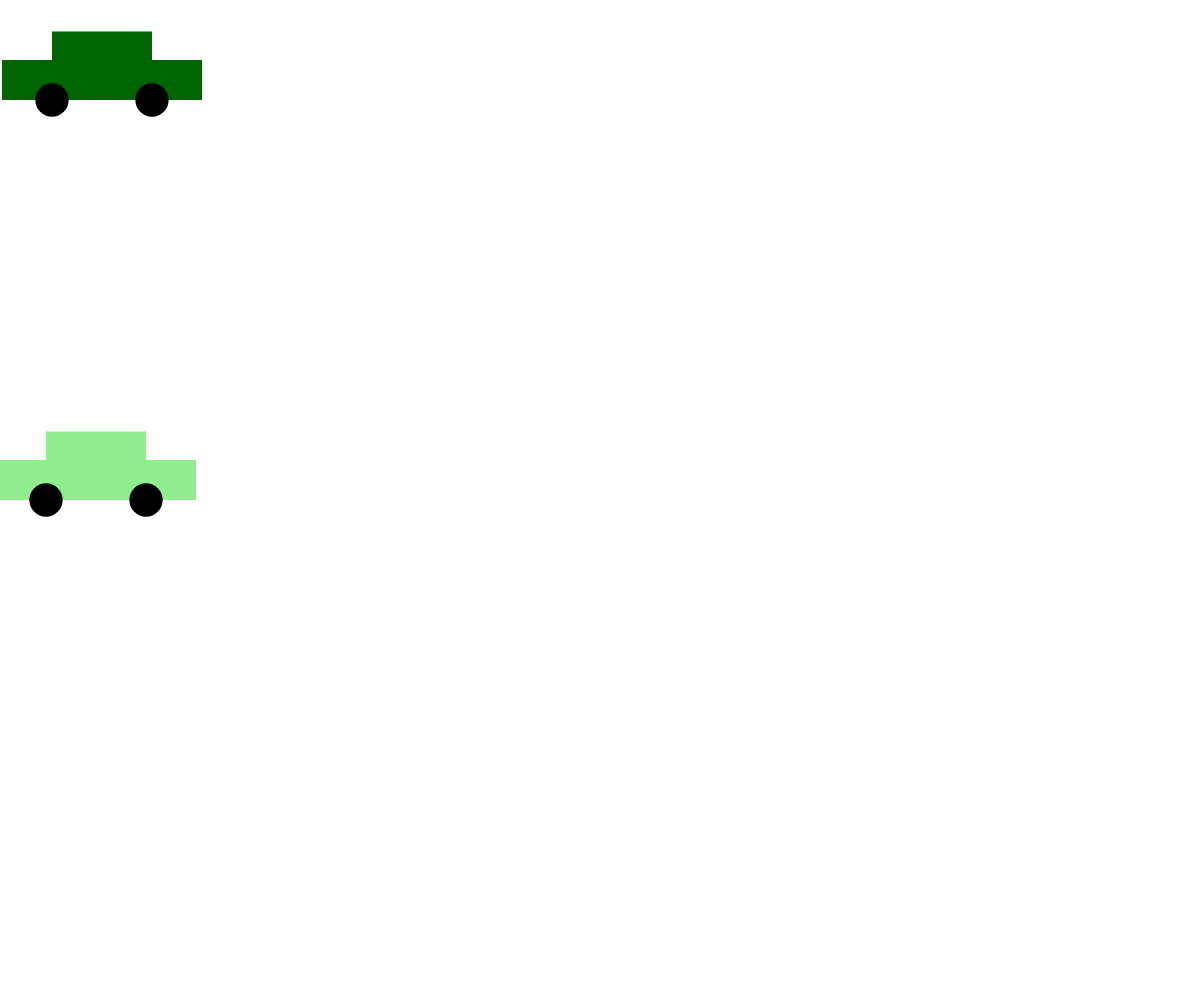
Frame 1 (no input)
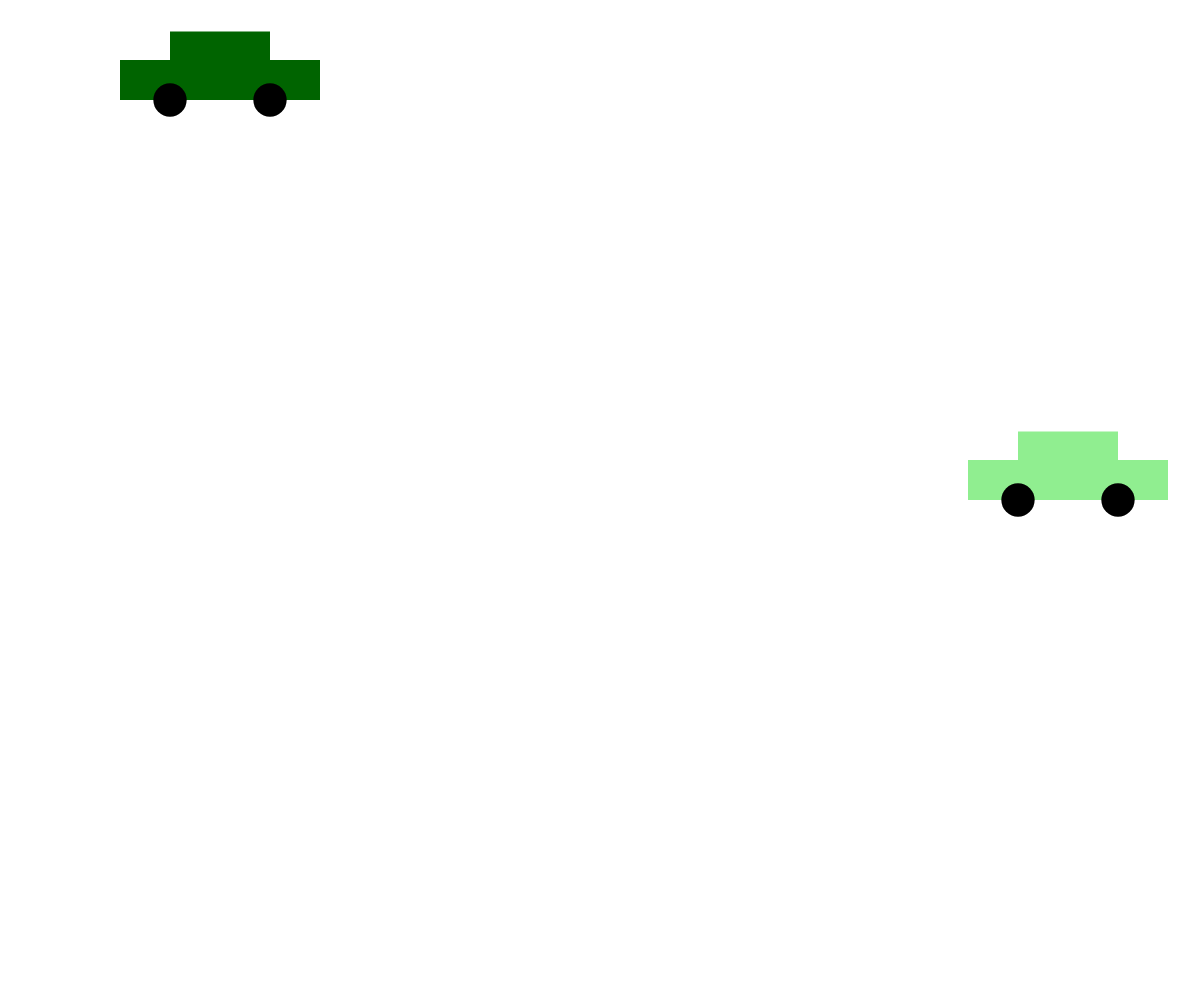
Frame 60 (no input)
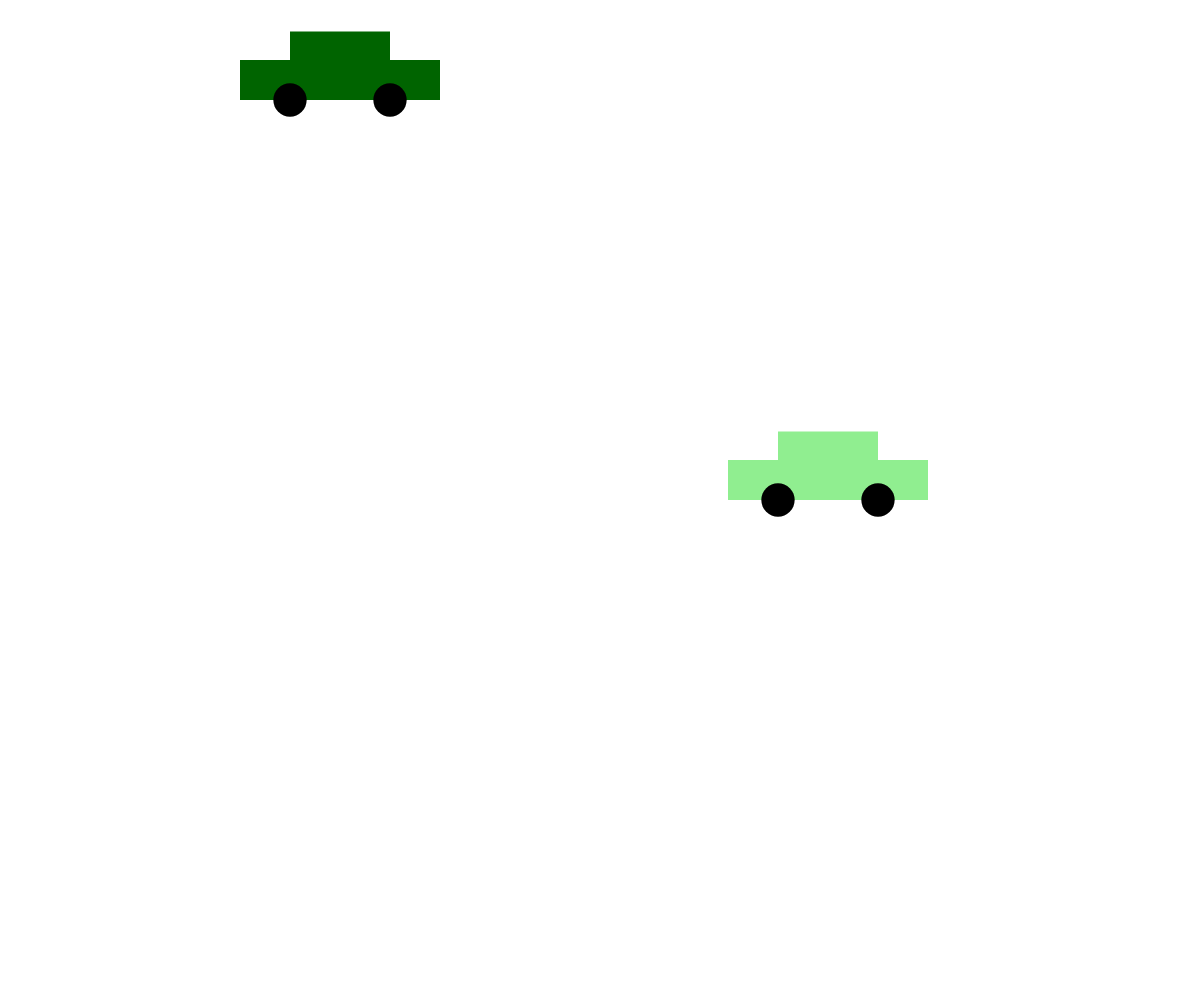
Frame 120 (the mouse pressed at the canvas centre since frame 60)

The p5.js sketch that drew these frames (run headless with seeded random() and noise() and a simulated clock; from frame 60 on, the mouse is pressed at the canvas centre):

// p5.js sketch
// ── sketch.js
const canvasWidth = window.innerWidth;
const canvasHeight = window.innerHeight; 

// feel free to change these values as you like!
const c1 = {
    x: 100,
    y: 100,
    width: 200,
    speed: 2,
    color: 'darkgreen' ,
};

const c2 = {
    x: 100,
    y: 500,
    width: 200,
    speed: -4,
    color: 'lightgreen' ,
};

function setup() {
    createCanvas(canvasWidth, canvasHeight);
}

function draw() {
    clear();

    // move the car:
if (c1.x > canvasWidth) {
    console.log ("Car out of bounds!");
    c1.x = 0
 } else {
    c1.x += c1.speed;
    }

    if (c2.x < 0) {
        c2.x = canvasWidth
     } else {
        c2.x += c2.speed;
        }

    // redraw the car:
    drawCar(c1.x, c1.y, c1.width, c1.color);
    drawCar(c2.x, c2.y, c1.width, c2.color);
}
    // draw the grid (optional -- feel free to remove this line):
   // drawGrid(canvasWidth, canvasHeight);



// this function's job is to draw a car based on the 
// parameters the user passes in (x, y, size, fillColor, and wheelColor)
function drawCar(x, y, size, fillColor, wheelColor='black') {
    strokeWeight(0);
    
    // body
    fill(fillColor);
    rect(x - size/4, y - (size/5 + size/7), size / 2, size/7); // top
    rect(x - size/2, y - size/5, size, size/5); // bottom

    // wheels:
    fill(wheelColor);
    circle(x - size / 4, y, size / 6);
    circle(x + size / 4, y, size / 6);
}
